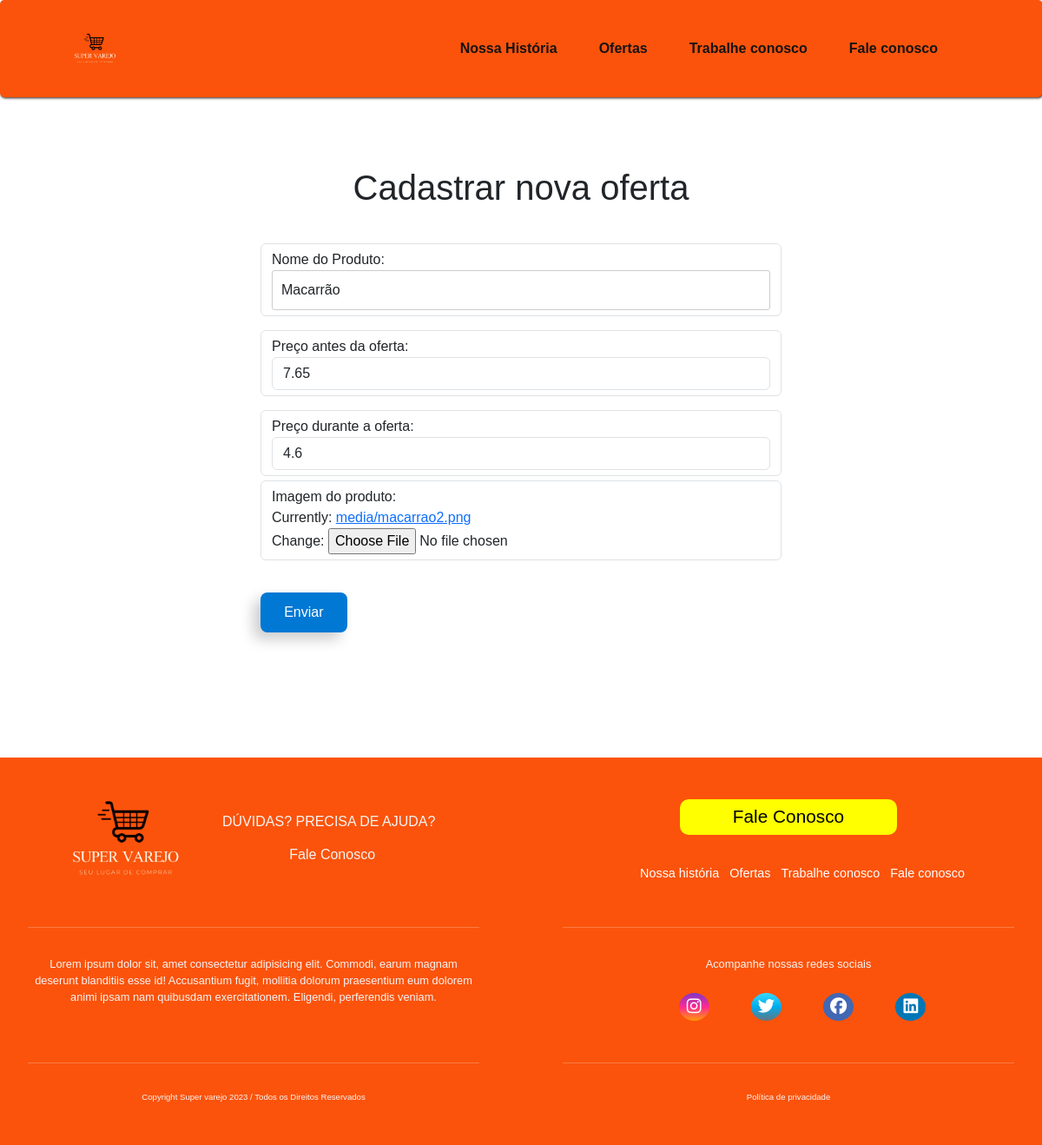
The app's page /ofertas/editar13/ with its own data.
### ofertas/models.py (models this page shows)
class Oferta(models.Model):
    nome_produto = models.CharField(max_length=100)
    valor_antigo = models.FloatField()
    novo_valor = models.FloatField()
    imagem = models.ImageField(upload_to='media')

### ofertas/views.py (the view)
# urls.py: path('ofertas/editar<int:id>/', views.ofertas_editar, name='ofertas_editar'),
def ofertas_editar(request, id):
    oferta = get_object_or_404(Oferta, id=id)
    if request.method == 'POST':
        form = OfertaForm(request.POST, instance=oferta)
        if form.is_valid():
            form.save()
            return redirect('ofertas_admin')
    else:
        form = OfertaForm(instance=oferta)
    return render(request, 'ofertas/pages/form_oferta.html', {'form': form})

### ofertas/forms.py
class OfertaForm(ModelForm):
    class Meta:
        model = Oferta
        fields = '__all__'
        widgets = {
            'nome_produto': forms.TextInput(attrs={'class': 'form-control'}),
            'valor_antigo': forms.NumberInput(attrs={'class': 'form-control'}),
            'novo_valor': forms.NumberInput(attrs={'class': 'form-control'}),
            'imagem_produto': forms.FileInput(attrs={'class': 'form-control'})
        }

### ofertas/templates/ofertas/pages/form_oferta.html (shortened to what this page needs)
{% include 'ofertas/partials/head.html' %}
<body>
    {% include 'ofertas/partials/header.html' %}
    <form class="form_oferta" method="post" enctype="multipart/form-data">
        <div class="mb-3 campo_oferta">
            <h1 class="title_criar_oferta">Cadastrar nova oferta</h1>
            <label for="nome_produto" class="form-control">Nome do Produto: {{form.nome_produto}}</label>
        </div>
        <div class="mb-3">
            <label for="preco_antigo" class="form-control">Preço antes da oferta: {{form.valor_antigo}}</label>
        </div>
        <div class="mb3">
            <label for="preco_novo" class="form-control">Preço durante a oferta: {{form.novo_valor}}</label>
        </div>
        <div class="mb-3">
            <label for="imagem_produto" class="form-control">Imagem do produto: <br>{{form.imagem}}</label>
            <button type="submit">Enviar</button>
        </div>
    </form>
    {% include 'ofertas/partials/footer.html' %}
</body>

### ofertas/static/ofertas/css/style-main.css (style rules this page uses)
:root { --color-background: #FB530B; --color-links: #151414; --color-box: rgb(36, 35, 35); --color-backbot: rgba(16, 15, 16, 0.96); --color-hedlateral: #f4f1f1; --color-black: black; --color-font: #f5f5f5; --color-info-light: #cce5ff; --color-debug-light: #cce5ff; --color-success-light: #d4edda; --color-alert-light: #fff3cd; --color-warning-light: #fff3cd; --color-error-light: #f8d7da; --color-dark-text: #444; --color-info-dark: #4d86c4; --color-debug-dark: #4d86c4; --color-success-dark: #4a9c5d; --color-alert-dark: #927f40; --color-warning-dark: #927f40; --color-error-dark: #da525d; --color-gray-0: #f9f9f9; --color-gray-1: #e0e0e0; --color-gray-2: #c7c7c7; --color-gray-3: #aeaeae; --color-gray-4: #959595; --color-gray-5: #7d7d7d; --color-gray-6: #646464; --color-gray-7: #4b4b4b; --color-gray-8: #323232; --color-gray-9: #191919; --color-index: rgba(40, 168, 185, 0.055); --spacing-gutter-medium: 3rem; --spacing-gutter-large: 4rem; }
* { font-family: Arial, Helvetica, sans-serif; margin: 0; padding: 0; box-sizing: border-box; }

### ofertas/static/ofertas/css/style-header.css (style rules this page uses)
:root { --color-background: #FB530B; --color-links: #151414; --color-box: rgb(36, 35, 35); --color-backbot: rgba(16, 15, 16, 0.96); --color-hedlateral: #f4f1f1; --color-black: black; --color-font: #f5f5f5; }
* { font-family: Arial, Helvetica, sans-serif; margin: 0; padding: 0; box-sizing: border-box; }

### ofertas/static/ofertas/css/style-footer.css (style rules this page uses)
:root { --color-background: #FB530B; --color-links: #151414; --color-box: rgb(36, 35, 35); --color-backbot: rgba(16, 15, 16, 0.96); --color-hedlateral: #f4f1f1; --color-black: black; --color-font: #f5f5f5; }
* { font-family: Arial, Helvetica, sans-serif; margin: 0; padding: 0; box-sizing: border-box; }

### ofertas/static/ofertas/css/style-trabalheconosco.css (style rules this page uses)
:root { --color-background: #FB530B; --color-links: #151414; --color-box: rgb(36, 35, 35); --color-backbot: rgba(16, 15, 16, 0.96); --color-hedlateral: #f4f1f1; --color-black: black; --color-font: #f5f5f5; }
* { font-family: Arial, Helvetica, sans-serif; margin: 0; padding: 0; box-sizing: border-box; }

### ofertas/static/ofertas/css/style-ofertas.css (style rules this page uses)
:root { --color-background: #FB530B; --color-links: #151414; --color-box: rgb(36, 35, 35); --color-backbot: rgba(16, 15, 16, 0.96); --color-hedlateral: #f4f1f1; --color-black: black; --color-font: #f5f5f5; }
* { font-family: Arial, Helvetica, sans-serif; margin: 0; padding: 0; box-sizing: border-box; }
.title_criar_oferta { text-align: center; margin-top: 2rem; }
.form_oferta { max-width: 600px; margin: 0 auto; padding: 3rem 0; }
.form_oferta .title_criar_oferta { margin-bottom: 2.5rem; }
.form_oferta button { margin-top: 2rem; padding: 0.7rem 1.7rem; border-radius: .5rem; transition: all 300ms ease-in-out; box-shadow: -.5rem .5rem 1rem rgba(0, 0, 0, .2); }

### ofertas/static/ofertas/css/style-contato.css (style rules this page uses)
:root { --color-background: #FB530B; --color-links: #151414; --color-box: rgb(36, 35, 35); --color-backbot: rgba(16, 15, 16, 0.96); --color-hedlateral: #f4f1f1; --color-black: black; --color-font: #f5f5f5; }
* { font-family: Arial, Helvetica, sans-serif; margin: 0; padding: 0; box-sizing: border-box; }
label { display: block; margin-bottom: 5px; }
input[type="text"], input[type="email"], input[type="tel"], select { width: 100%; padding: 10px; border: 1px solid #ccc; border-radius: 3px; }
button { background: #0078d4; color: #fff; padding: 10px 15px; border: none; border-radius: 3px; cursor: pointer; }

### records on screen
Oferta: nome_produto "Macarrão", valor_antigo "7.65", novo_valor "4.6"
